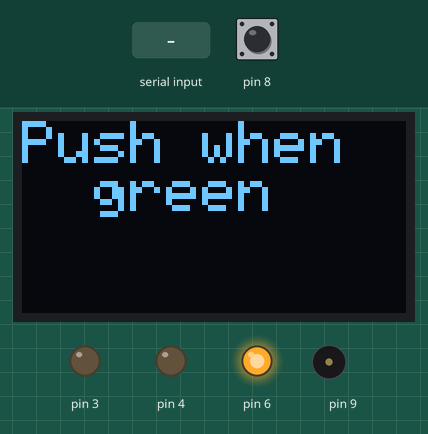
A sketch run on a simulated Arduino Uno, built with avr-gcc and run on an emulated ATmega328P. Shown: 128×64 one-colour display, output pins drawn as LEDs (lit = HIGH), buzzer (waves = sounding). The inputs (shaded band) are chosen by the test bench; at power-on: pin 8 HIGH. Random numbers use the default seed unless the sketch sets one; what the sketch prints to the serial monitor is not drawn.

Above: at 1.2 s.
1.3 s: pin 8 pulled LOW for 3.2 s
At 5.5 s:
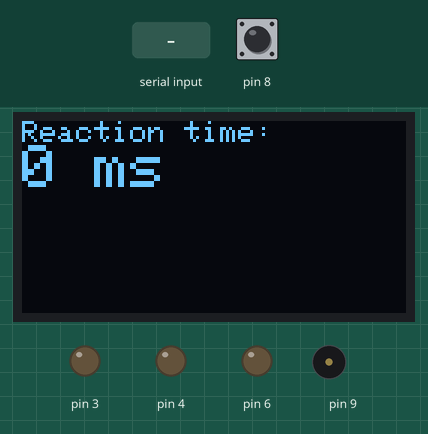
6.0 s: "y" received over Serial
At 6.3 s:
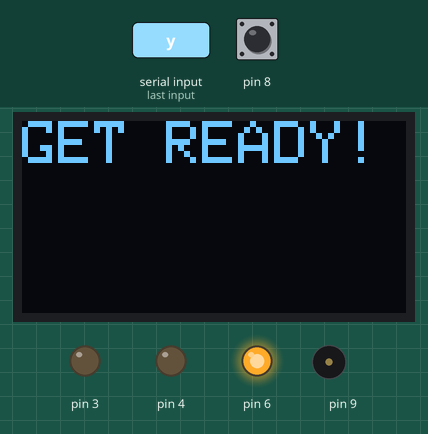
9.0 s: pin 8 pulled LOW for 1 s
At 10.4 s:
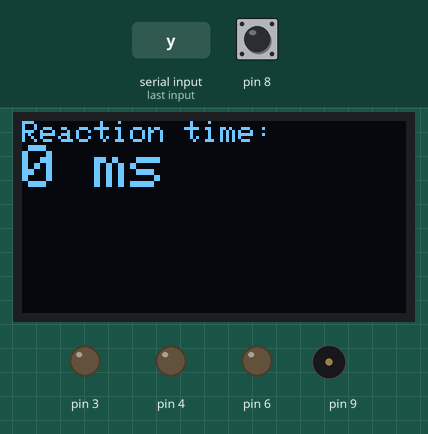
11.5 s: "y" received over Serial
At 16.9 s:
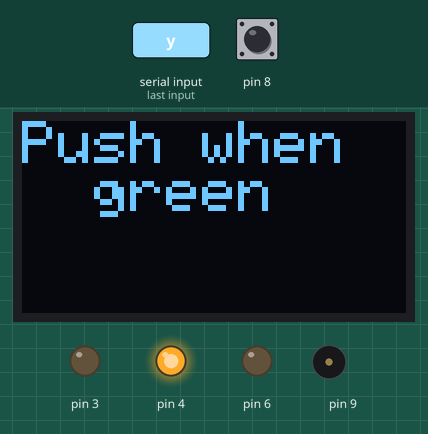
17.5 s: pin 8 pulled LOW for 0.15 s
At 18.6 s:
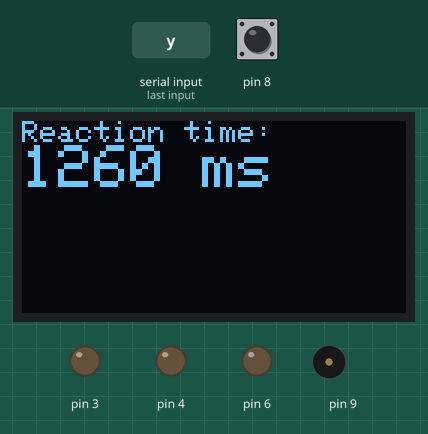
Timing chart, 0 to 20.5 s (numbered marks = the images above; inputs shaded):
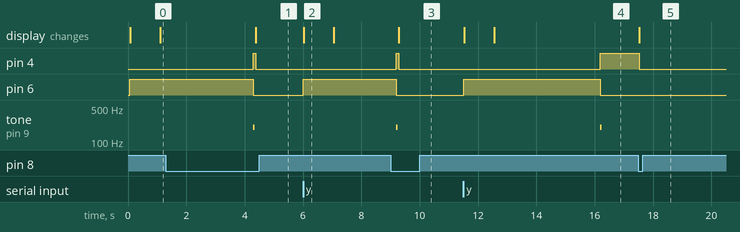

The sketch:

ReactionTime.ino
```cpp
// Oled libraries
#include <Wire.h>
#include <Adafruit_GFX.h>
#include <Adafruit_SSD1306.h>

// initializing screen
#define SCREEN_WIDTH 128
#define SCREEN_HEIGHT 64
#define OLED_RESET -1
Adafruit_SSD1306 display(SCREEN_WIDTH, SCREEN_HEIGHT, &Wire, OLED_RESET);

// variables
unsigned long fastestTime;
bool hasPlayed = false;
int buttonState;

void setup() {
  Serial.begin(9600);
  Serial.println("The program has begun");

  // code for making a random number
  randomSeed(analogRead(A0));

  // blue
  pinMode(3, OUTPUT);
  // green
  pinMode(4, OUTPUT);
  // red
  pinMode(6, OUTPUT);

  //buzzer
  pinMode(9, OUTPUT);

  // button
  pinMode(8, INPUT_PULLUP);
  buttonState = digitalRead(8);

  // Oled
  // initialization code for the oled, starts it and ends program if oled doesnt work
  if (!display.begin(SSD1306_SWITCHCAPVCC, 0x3C)) {
    Serial.println("OLED failed");
    while (true);
  }

  // starts with a blank screen
  display.clearDisplay();
  display.display();

  // constant font and color
  display.setTextColor(SSD1306_WHITE);
  display.setTextSize(1);

}

void loop() {
  // Oled code, doubled on some things because of errors
  display.clearDisplay();
  display.setTextColor(SSD1306_WHITE);
  display.setTextSize(2);
  display.setCursor(0,0);

  // Red initially
  digitalWrite(6,HIGH);

  // printing message
  display.println("GET READY!");
  display.display();

  //keeping the get ready message on for a bit
  delay(1000);

  // in order to display everything
  display.clearDisplay();
  display.setTextSize(2);
  display.setCursor(0,0);
  display.println("Push when");
  display.println("  green");
  display.display();

  int randTime = random(2000,5000);
  delay(randTime);

  // Green LED
  digitalWrite(6,LOW);
  digitalWrite(4,HIGH);

  //buzzer
  tone(9,200);
  delay(50);
  noTone(9);

  // starts the timer right after the lights change color
  unsigned long startTime = millis();

  while (true) {
    buttonState = digitalRead(8);

    if (buttonState == LOW) {

      // finding the time it takes to press the button
      unsigned long endTime = millis();
      unsigned long reactionTime = endTime - startTime;

      // settings for the text
      display.clearDisplay();
      display.setTextSize(1);
      display.setCursor(0, 0);

      // printing the reaction time
      display.println("Reaction time:");
      display.setTextSize(2);
      display.print(reactionTime);
      display.print(" ms");
      display.display();

      // update fastest time
      if (!hasPlayed || reactionTime < fastestTime) {
        fastestTime = reactionTime;
        hasPlayed = true;
      }

      // turn off green LED
      digitalWrite(4, LOW);

      // ask to play again
      Serial.println("Do you want to play again?");
      Serial.println("y for yes, n for no");

      //flushing everything out
      while(Serial.available() > 0){
        Serial.read();
      }

      // wait until the user types something
      while (Serial.available() == 0) {
      }

      char incomingChar = Serial.read();

      if (incomingChar == 'y') {
        // loop() ends, starting a new game
        return;
      }
      else {
        display.clearDisplay();
        display.println("Thank you ");
        display.println("For playing");
        Serial.print("Your fastest time was: ");
        Serial.print(fastestTime);
        Serial.print("ms");
        while (true) {
          // ends the loop forever
        }
      }
    }
  }

}
```

Measured:
- after the input at 1.3 s, the display: changes after 3.1 s (image 1)
- after the input at 6.0 s, pin 6: LOW → HIGH at once; the display: changes at once (image 2)
- after the input at 9.0 s, the display: changes after 0.27 s (image 3)
- after the input at 11.5 s, pin 4: LOW → HIGH after 4.7 s; pin 6: LOW → HIGH at once, → LOW 4.7 s later; tone on pin 9: silent → 200 Hz after 4.7 s, → silent 0.05 s later; the display: first changes at once (image 4 shows a later state)
- after the input at 17.5 s, pin 4: HIGH → LOW at once; the display: changes at once (image 5)
- what the display in image 2 shows lasts 1.1 s, from 6.0 s to 7.1 s
